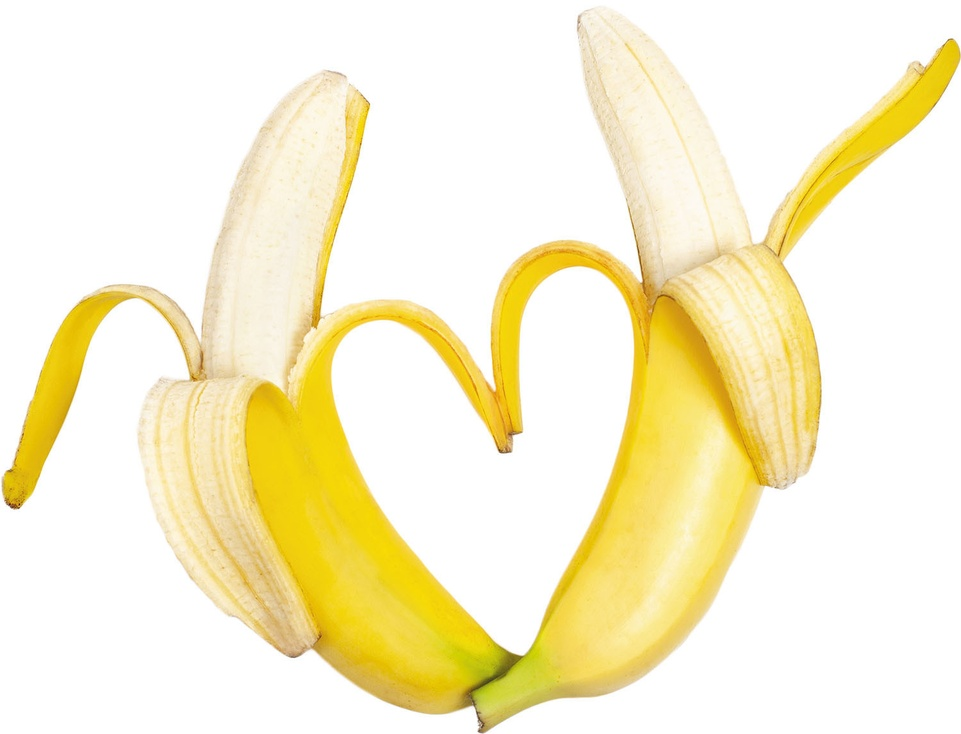
%> input picture img/fruit1.jpg, 961 x 734 px, shrunk from 1500 x 1146 before the run
$ octave --eval "result = roberts(rgb2gray(imread('img/fruit1.jpg')));"   (GNU Octave 9; MATLAB toolbox functions it lacks are replaced by stand-ins)
%> lines starting %> are read from the running program, lines starting %| are printed output that depends on the picture
function edgeIm = roberts(I)
    Rx = [1 0; 0 -1];
    Ry = [0 1; -1 0];
    Jx = conv2(double(I), double(Rx), 'same');
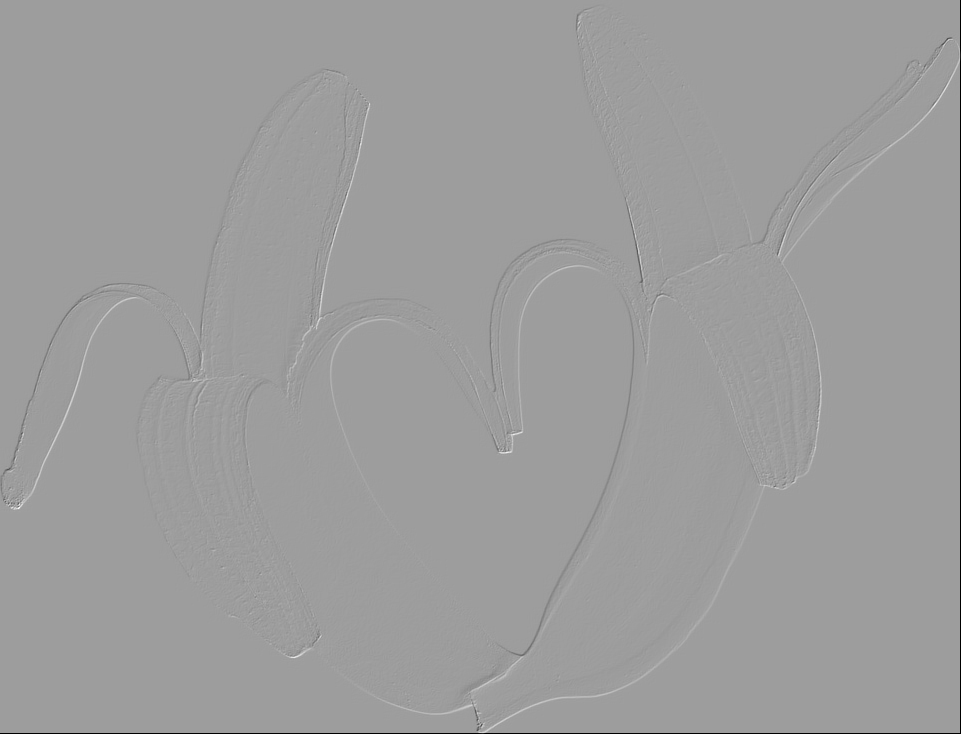
%> Jx: size 734x961 double; min -255, max 158, mean -0.6; drawn with min black and max white
    Jy = conv2(double(I), double(Ry), 'same');
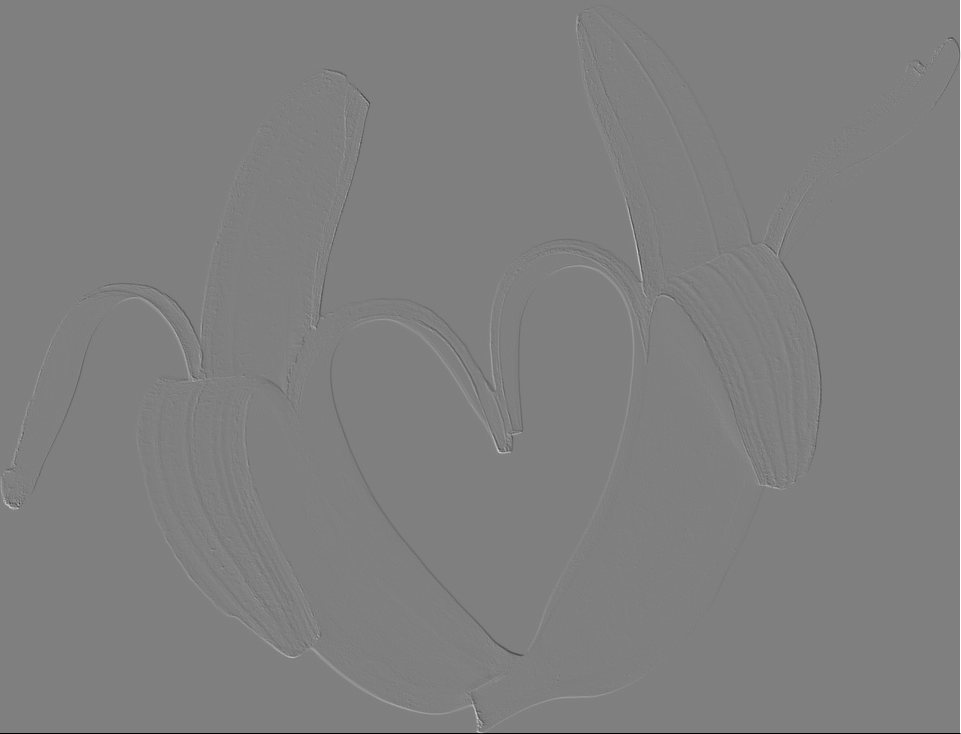
%> Jy: size 734x961 double; min -255, max 255, mean -0.1; drawn with min black and max white
    edgeIm = sqrt(Jx.^2 + Jy.^2);
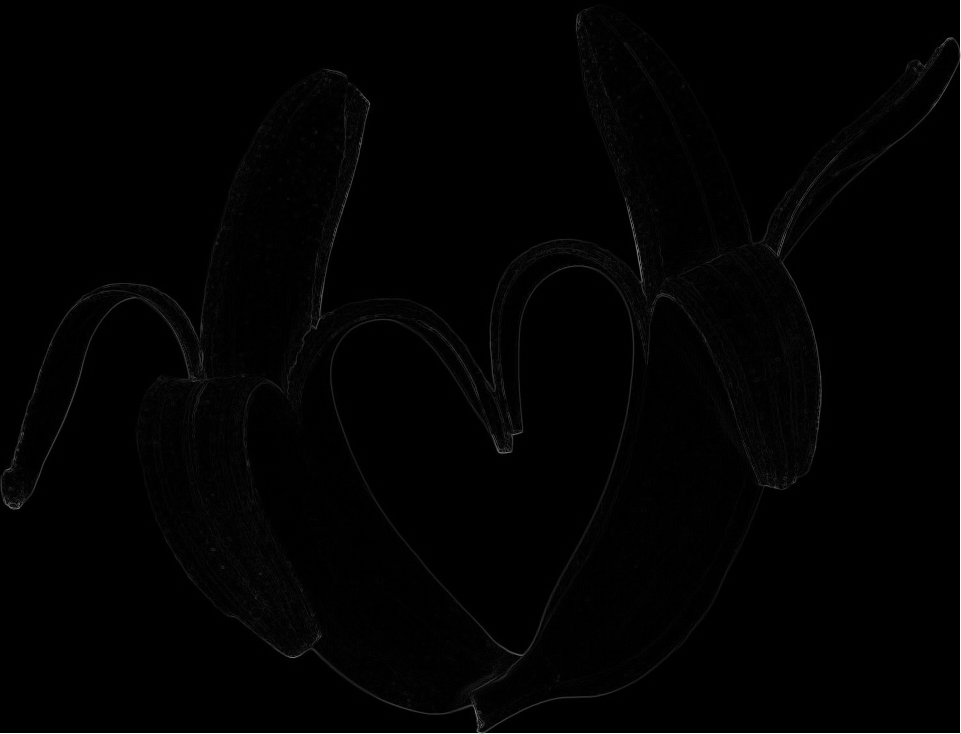
%> edgeIm: size 734x961 double; min 0, max 360.6, mean 3.2; drawn with min black and max white
    figure, imshow(uint8(edgeIm));
end

$ run again, on img/fruit4.jpg
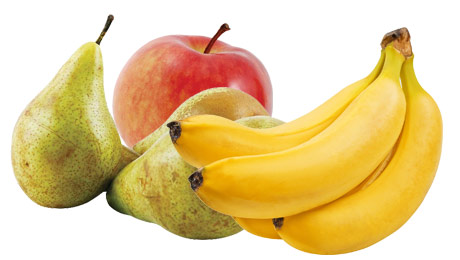
%> input picture img/fruit4.jpg, 460 x 260 px
%> in roberts, `Jy = conv2(double(I), double(Ry), 'same');`:
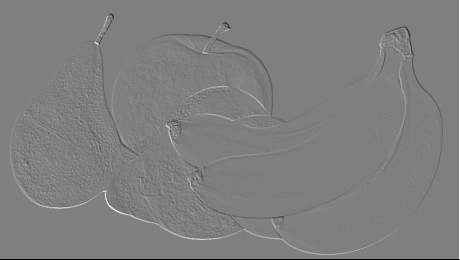
%> Jy: size 260x460 double; min -255, max 255, mean -0.4; drawn with min black and max white
%> in roberts, `imshow(uint8(edgeIm))`:
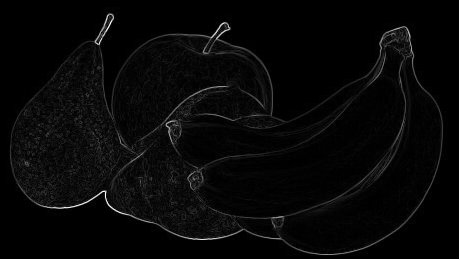
%> displayed picture: size 260x460, on the screen's scale of 0 to 255; min 0, max 255, mean 8.8
